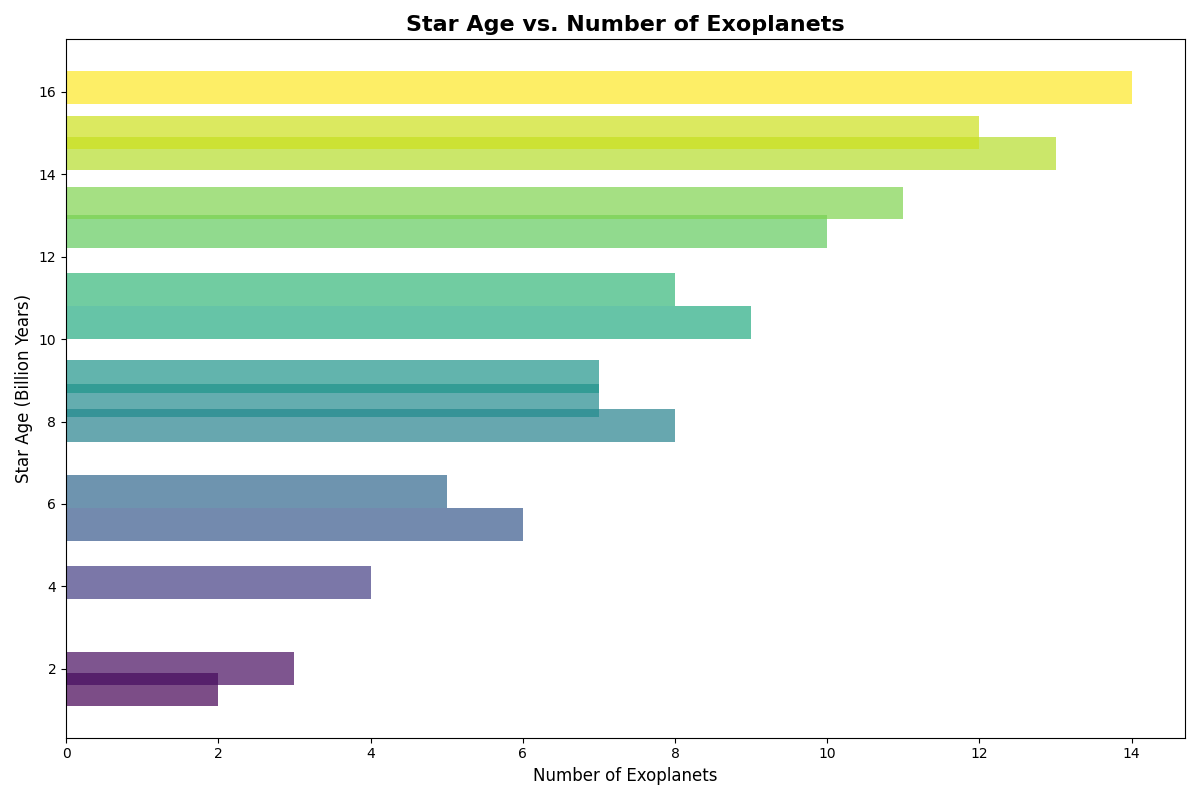

The Python source for this figure:
import matplotlib.pyplot as plt
import numpy as np

# Data preparation
star_ages = np.array([1.5, 2.0, 4.1, 5.5, 6.3, 7.9, 8.5, 9.1, 10.4, 11.2, 12.6, 13.3, 14.5, 15.0, 16.1])
exoplanets_count = np.array([2, 3, 4, 6, 5, 8, 7, 7, 9, 8, 10, 11, 13, 12, 14])

# Shuffle colors
colors = plt.cm.viridis((star_ages - star_ages.min()) / (star_ages.max() - star_ages.min()))

fig, ax = plt.subplots(figsize=(12, 8))
ax.barh(star_ages, exoplanets_count, color=colors, alpha=0.7)
ax.set_xlabel('Number of Exoplanets', fontsize=12)
ax.set_ylabel('Star Age (Billion Years)', fontsize=12)

plt.title('Star Age vs. Number of Exoplanets', fontsize=16, fontweight='bold')

fig.tight_layout()
plt.show()
